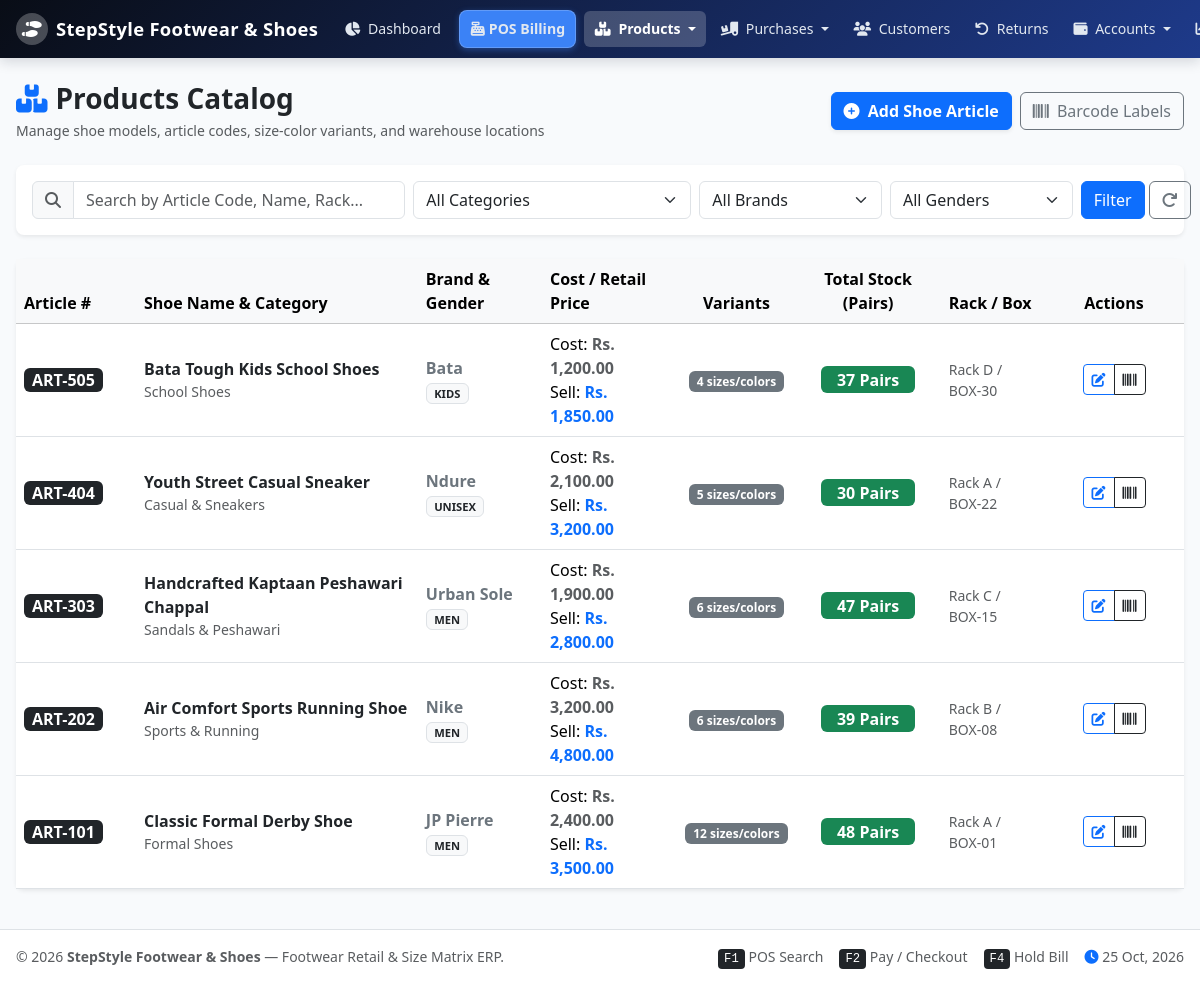
The page /products.php (signed in) on the database its author committed.
### tables this page shows
CREATE TABLE `products` (
  `id` INT AUTO_INCREMENT PRIMARY KEY,
  `article_code` VARCHAR(50) UNIQUE NOT NULL,  
  `name` VARCHAR(150) NOT NULL,
  `category_id` INT NULL,
  `brand_id` INT NULL,
  `gender` ENUM('men', 'women', 'kids', 'unisex') NOT NULL DEFAULT 'men',
  `description` TEXT NULL,
  `image` VARCHAR(255) NULL,
  `base_purchase_price` DECIMAL(10,2) NOT NULL DEFAULT 0.00,
  `base_selling_price` DECIMAL(10,2) NOT NULL DEFAULT 0.00,
  `wholesale_price` DECIMAL(10,2) NOT NULL DEFAULT 0.00,
  `min_selling_price` DECIMAL(10,2) NOT NULL DEFAULT 0.00,
  `rack_location` VARCHAR(50) NULL,
  `shelf_location` VARCHAR(50) NULL,
  `box_number` VARCHAR(50) NULL,
  `is_active` TINYINT(1) NOT NULL DEFAULT 1,
  `created_at` TIMESTAMP DEFAULT CURRENT_TIMESTAMP,
  FOREIGN KEY (`category_id`) REFERENCES `categories`(`id`) ON DELETE SET NULL,
  FOREIGN KEY (`brand_id`) REFERENCES `brands`(`id`) ON DELETE SET NULL
);

CREATE TABLE `categories` (
  `id` INT AUTO_INCREMENT PRIMARY KEY,
  `name` VARCHAR(100) NOT NULL,
  `name_ur` VARCHAR(100) NULL,
  `slug` VARCHAR(100) NOT NULL,
  `created_at` TIMESTAMP DEFAULT CURRENT_TIMESTAMP
);

CREATE TABLE `brands` (
  `id` INT AUTO_INCREMENT PRIMARY KEY,
  `name` VARCHAR(100) NOT NULL,
  `description` VARCHAR(255) NULL,
  `created_at` TIMESTAMP DEFAULT CURRENT_TIMESTAMP
);

### config/functions.php (called while the page is built, shortened)
<?php
function get_setting($key, $default = '') {
    static $settings_cache = null;
    if ($settings_cache === null) {
        $db = getDB();
        $stmt = $db->query("SELECT setting_key, setting_value FROM settings");
        $settings_cache = [];
        while ($row = $stmt->fetch()) {
            $settings_cache[$row['setting_key']] = $row['setting_value'];
        }
    }
    return $settings_cache[$key] ?? $default;
}
function format_currency($amount, $show_symbol = true) {
    $symbol = get_setting('currency_symbol', 'Rs.');
    $formatted = number_format((float)$amount, 2);
    return $show_symbol ? $symbol . ' ' . $formatted : $formatted;
}
function clean($str) {
    return htmlspecialchars(trim((string)$str), ENT_QUOTES, 'UTF-8');
}

### products.php (the view, shortened to what this page needs)
<?php
$db = getDB();
$q = trim($_GET['q'] ?? '');
$sql = "SELECT p.*, b.name as brand_name, c.name as category_name,
               (SELECT COUNT(*) FROM product_variants WHERE product_id = p.id) as variant_count,
               (SELECT COALESCE(SUM(stock_qty), 0) FROM product_variants WHERE product_id = p.id) as total_stock,
               (SELECT COALESCE(SUM(damaged_qty), 0) FROM product_variants WHERE product_id = p.id) as total_damaged
        FROM products p
        LEFT JOIN brands b ON p.brand_id = b.id
        LEFT JOIN categories c ON p.category_id = c.id
        WHERE 1=1 ";
$params = [];
$sql .= " ORDER BY p.id DESC";
$stmt = $db->prepare($sql);
$stmt->execute($params);
$products = $stmt->fetchAll();
require_once __DIR__ . '/includes/header.php';
?>
<div class="container-fluid px-3 pt-3">
    <div class="d-flex flex-column flex-md-row justify-content-between align-items-md-center gap-3 mb-4">
        <div>
            <h2 class="h3 fw-bold text-dark mb-1">
                <i class="fa-solid fa-boxes-stacked text-primary me-2"></i>Products Catalog
            </h2>
            <p class="text-muted small mb-0">Manage shoe models, article codes, size-color variants, and warehouse locations</p>
        </div>
        <div class="d-flex gap-2">
            <a href="product_add.php" class="btn btn-primary fw-bold shadow-sm">
                <i class="fa-solid fa-plus-circle me-1"></i> Add Shoe Article
            </a>
            <a href="barcode_labels.php" class="btn btn-outline-secondary">
                <i class="fa-solid fa-barcode me-1"></i> Barcode Labels
            </a>
        </div>
    </div>
    <div class="card border-0 shadow-sm rounded-3 p-3 bg-white mb-4">
        <form method="GET" action="products.php" class="row g-2 align-items-center">
            <div class="col-md-4">
                <div class="input-group">
                    <span class="input-group-text bg-light"><i class="fa-solid fa-magnifying-glass text-muted"></i></span>
                    <input type="text" name="q" class="form-control" placeholder="Search by Article Code, Name, Rack..." value="<?= clean($q) ?>">
                </div>
            </div>
            <div class="col-md-3">
                <select name="category_id" class="form-select">
                    <option value="">All Categories</option>
                </select>
            </div>
            <div class="col-md-2">
                <select name="brand_id" class="form-select">
                    <option value="">All Brands</option>
                </select>
            </div>
            <div class="col-md-2">
                <select name="gender" class="form-select">
                    <option value="">All Genders</option>
                </select>
            </div>
            <div class="col-md-1 d-flex gap-1">
                <button type="submit" class="btn btn-primary w-100">Filter</button>
                <a href="products.php" class="btn btn-outline-secondary" title="Reset"><i class="fa-solid fa-arrow-rotate-right"></i></a>
            </div>
        </form>
    </div>
    <div class="card border-0 shadow-sm rounded-3 bg-white">
        <div class="table-responsive">
            <table class="table table-hover align-middle mb-0">
                <thead class="table-light">
                    <tr>
                        <th style="width: 120px;">Article #</th>
                        <th>Shoe Name &amp; Category</th>
                        <th>Brand &amp; Gender</th>
                        <th>Cost / Retail Price</th>
                        <th class="text-center">Variants</th>
                        <th class="text-center">Total Stock (Pairs)</th>
                        <th>Rack / Box</th>
                        <th class="text-center" style="width: 140px;">Actions</th>
                    </tr>
                </thead>
                <tbody>
                    <?php if (empty($products)): ?>
                        <tr><td colspan="8" class="text-center py-5 text-muted">No shoe products found.</td></tr>
                    <?php else: ?>
                        <?php foreach ($products as $p): ?>
                            <tr>
                                <td>
                                    <span class="badge bg-dark fs-6 px-2 py-1"><?= clean($p['article_code']) ?></span>
                                </td>
                                <td>
                                    <div class="fw-bold text-dark"><?= clean($p['name']) ?></div>
                                    <div class="small text-muted"><?= clean($p['category_name'] ?? 'Uncategorized') ?></div>
                                </td>
                                <td>
                                    <div class="fw-semibold text-secondary"><?= clean($p['brand_name'] ?? 'Generic') ?></div>
                                    <span class="badge bg-light text-dark border text-uppercase" style="font-size: 0.7rem;"><?= clean($p['gender']) ?></span>
                                </td>
                                <td>
                                    <div>Cost: <strong class="text-muted"><?= format_currency($p['base_purchase_price']) ?></strong></div>
                                    <div>Sell: <strong class="text-primary"><?= format_currency($p['base_selling_price']) ?></strong></div>
                                </td>
                                <td class="text-center">
                                    <span class="badge bg-secondary"><?= $p['variant_count'] ?> sizes/colors</span>
                                </td>
                                <td class="text-center">
                                    <?php if ($p['total_stock'] <= 0): ?>
                                        <span class="badge bg-danger fs-6 px-3">0 Pairs</span>
                                    <?php elseif ($p['total_stock'] <= 5): ?>
                                        <span class="badge bg-warning text-dark fs-6 px-3"><?= $p['total_stock'] ?> Pairs</span>
                                    <?php else: ?>
                                        <span class="badge bg-success fs-6 px-3"><?= $p['total_stock'] ?> Pairs</span>
                                    <?php endif; ?>
                                </td>
                                <td class="small text-muted">
                                    <?= !empty($p['rack_location']) ? clean($p['rack_location']) : '-' ?>
                                    <?= !empty($p['box_number']) ? ' / ' . clean($p['box_number']) : '' ?>
                                </td>
                                <td class="text-center">
                                    <div class="btn-group btn-group-sm">
                                        <a href="product_edit.php?id=<?= $p['id'] ?>" class="btn btn-outline-primary" title="Edit Shoe &amp; Variants">
                                            <i class="fa-solid fa-pen-to-square"></i>
                                        </a>
                                        <a href="barcode_labels.php?product_id=<?= $p['id'] ?>" class="btn btn-outline-dark" title="Print Barcodes">
                                            <i class="fa-solid fa-barcode"></i>
                                        </a>
                                    </div>
                                </td>
                            </tr>
                        <?php endforeach; ?>
                    <?php endif; ?>
                </tbody>
            </table>
        </div>
    </div>
</div>
<?php require_once __DIR__ . '/includes/footer.php'; ?>

### assets/css/style.css (style rules this page uses)
:root { --primary-color: #2563eb; --primary-hover: #1d4ed8; --secondary-color: #0f172a; --accent-color: #0284c7; --success-color: #10b981; --warning-color: #f59e0b; --danger-color: #ef4444; --bg-light: #f8fafc; --card-bg: #ffffff; --border-color: #e2e8f0; --text-main: #0f172a; --text-muted: #64748b; }
html, body { max-width: 100%; overflow-x: hidden; margin: 0; padding: 0; }
body { font-family: 'Segoe UI', system-ui, -apple-system, BlinkMacSystemFont, 'Roboto', sans-serif; background-color: var(--bg-light); color: var(--text-main); min-height: 100vh; display: flex; flex-direction: column; -webkit-font-smoothing: antialiased; }
.table-responsive { max-width: 100%; overflow-x: auto; -webkit-overflow-scrolling: touch; }

### rows shown on the page
products: article_code "ART-505", name "Bata Tough Kids School Shoes", category.name "School Shoes", brand.name "Bata", gender "KIDS", base_purchase_price "Rs. 1,200.00", base_selling_price "Rs. 1,850.00", variant_count "4", total_stock "37", rack_location "Rack D", box_number "BOX-30"
products: article_code "ART-404", name "Youth Street Casual Sneaker", category.name "Casual & Sneakers", brand.name "Ndure", gender "UNISEX", base_purchase_price "Rs. 2,100.00", base_selling_price "Rs. 3,200.00", variant_count "5", total_stock "30", rack_location "Rack A", box_number "BOX-22"
products: article_code "ART-303", name "Handcrafted Kaptaan Peshawari Chappal", category.name "Sandals & Peshawari", brand.name "Urban Sole", gender "MEN", base_purchase_price "Rs. 1,900.00", base_selling_price "Rs. 2,800.00", variant_count "6", total_stock "47", rack_location "Rack C", box_number "BOX-15"
products: article_code "ART-202", name "Air Comfort Sports Running Shoe", category.name "Sports & Running", brand.name "Nike", gender "MEN", base_purchase_price "Rs. 3,200.00", base_selling_price "Rs. 4,800.00", variant_count "6", total_stock "39", rack_location "Rack B", box_number "BOX-08"
products: article_code "ART-101", name "Classic Formal Derby Shoe", category.name "Formal Shoes", brand.name "JP Pierre", gender "MEN", base_purchase_price "Rs. 2,400.00", base_selling_price "Rs. 3,500.00", variant_count "12", total_stock "48", rack_location "Rack A", box_number "BOX-01"

### other values the page prints
$shop_name "StepStyle Footwear & Shoes"
get_setting('shop_name', 'Shoes POS') "StepStyle Footwear & Shoes"
